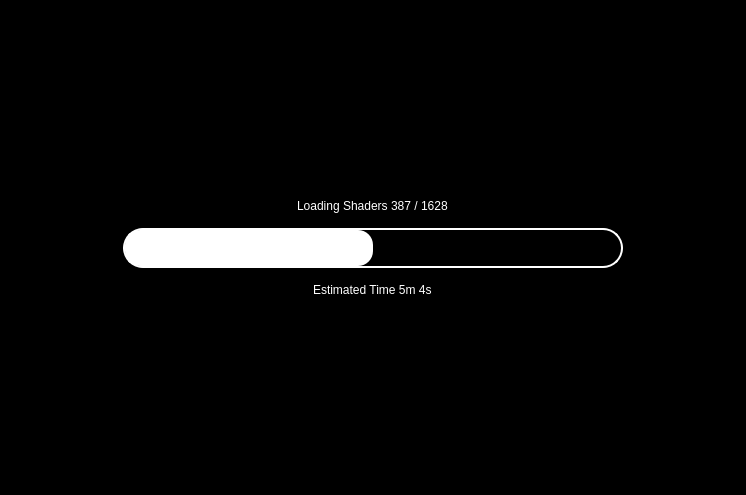
<?xml version="1.0" encoding="UTF-8"?>
<ui version="4.0">
 <class>LoadingScreen</class>
 <widget class="QWidget" name="LoadingScreen">
  <property name="geometry">
   <rect>
    <x>0</x>
    <y>0</y>
    <width>746</width>
    <height>495</height>
   </rect>
  </property>
  <property name="styleSheet">
   <string notr="true">background-color: rgb(0, 0, 0);</string>
  </property>
  <layout class="QVBoxLayout">
   <property name="spacing">
    <number>0</number>
   </property>
   <property name="leftMargin">
    <number>0</number>
   </property>
   <property name="topMargin">
    <number>0</number>
   </property>
   <property name="rightMargin">
    <number>0</number>
   </property>
   <property name="bottomMargin">
    <number>0</number>
   </property>
   <item>
    <widget class="QWidget" name="fade_parent" native="true">
     <layout class="QVBoxLayout" name="verticalLayout_2">
      <property name="spacing">
       <number>0</number>
      </property>
      <property name="leftMargin">
       <number>0</number>
      </property>
      <property name="topMargin">
       <number>0</number>
      </property>
      <property name="rightMargin">
       <number>0</number>
      </property>
      <property name="bottomMargin">
       <number>0</number>
      </property>
      <item alignment="Qt::AlignLeft|Qt::AlignTop">
       <widget class="QLabel" name="logo">
        <property name="text">
         <string/>
        </property>
        <property name="alignment">
         <set>Qt::AlignLeading|Qt::AlignLeft|Qt::AlignTop</set>
        </property>
        <property name="margin">
         <number>30</number>
        </property>
       </widget>
      </item>
      <item>
       <layout class="QVBoxLayout" name="verticalLayout" stretch="1,0,1">
        <property name="spacing">
         <number>15</number>
        </property>
        <property name="sizeConstraint">
         <enum>QLayout::SetNoConstraint</enum>
        </property>
        <item alignment="Qt::AlignHCenter|Qt::AlignBottom">
         <widget class="QLabel" name="stage">
          <property name="sizePolicy">
           <sizepolicy hsizetype="Minimum" vsizetype="Minimum">
            <horstretch>0</horstretch>
            <verstretch>0</verstretch>
           </sizepolicy>
          </property>
          <property name="styleSheet">
           <string notr="true">background-color: black; color: white;
font: 75 20pt &quot;Arial&quot;;</string>
          </property>
          <property name="text">
           <string>Loading Shaders 387 / 1628</string>
          </property>
         </widget>
        </item>
        <item alignment="Qt::AlignHCenter|Qt::AlignTop">
         <widget class="QProgressBar" name="progress_bar">
          <property name="sizePolicy">
           <sizepolicy hsizetype="Expanding" vsizetype="Preferred">
            <horstretch>0</horstretch>
            <verstretch>0</verstretch>
           </sizepolicy>
          </property>
          <property name="minimumSize">
           <size>
            <width>500</width>
            <height>40</height>
           </size>
          </property>
          <property name="styleSheet">
           <string notr="true">QProgressBar {
color: white;
border: 2px solid white;
outline-color: black;
border-radius: 20px;
}
QProgressBar::chunk {
background-color: white;
border-radius: 15px;
}</string>
          </property>
          <property name="value">
           <number>50</number>
          </property>
          <property name="textVisible">
           <bool>false</bool>
          </property>
          <property name="format">
           <string>Loading Shaders %v out of %m</string>
          </property>
         </widget>
        </item>
        <item alignment="Qt::AlignHCenter|Qt::AlignTop">
         <widget class="QLabel" name="value">
          <property name="toolTip">
           <string notr="true"/>
          </property>
          <property name="styleSheet">
           <string notr="true">background-color: black; color: white;
font: 75 15pt &quot;Arial&quot;;</string>
          </property>
          <property name="text">
           <string>Estimated Time 5m 4s</string>
          </property>
         </widget>
        </item>
       </layout>
      </item>
      <item alignment="Qt::AlignRight|Qt::AlignBottom">
       <widget class="QLabel" name="banner">
        <property name="styleSheet">
         <string notr="true">background-color: black;</string>
        </property>
        <property name="text">
         <string/>
        </property>
        <property name="alignment">
         <set>Qt::AlignCenter</set>
        </property>
        <property name="margin">
         <number>30</number>
        </property>
       </widget>
      </item>
     </layout>
    </widget>
   </item>
  </layout>
 </widget>
 <resources/>
 <connections/>
</ui>
